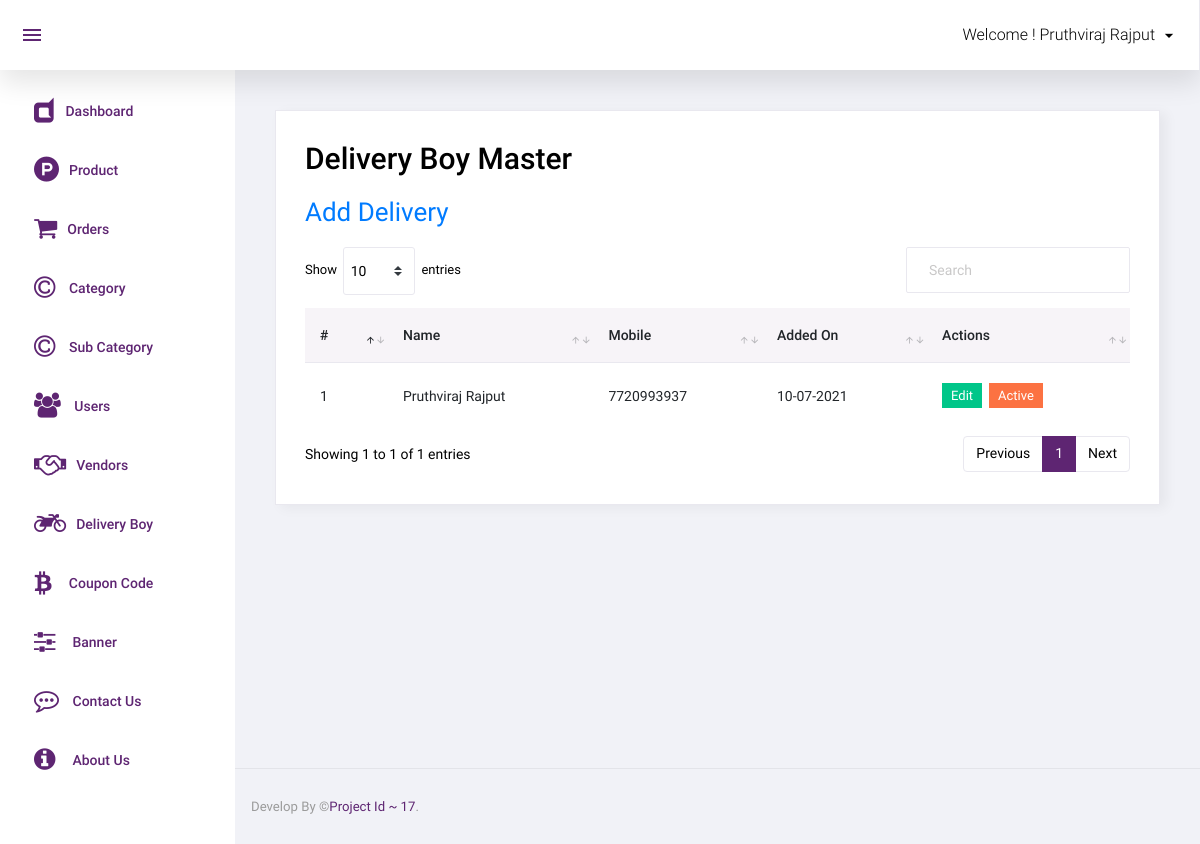
Page /admin/delivery_boy.php (signed in) on the committed database.
### tables this page shows
CREATE TABLE `delivery_boy` (
  `id` int(11) NOT NULL,
  `name` varchar(255) NOT NULL,
  `mobile` varchar(15) NOT NULL,
  `password` varchar(15) NOT NULL,
  `status` tinyint(4) NOT NULL,
  `added_on` timestamp NOT NULL DEFAULT current_timestamp() ON UPDATE current_timestamp()
);

### admin/delivery_boy.php (the view, shortened to what this page needs)
<?php
include('top.php');
$sql="select * from delivery_boy order by id desc";
$res=mysqli_query($con,$sql);
?>
  <div class="card">
            <div class="card-body">
              <h1 class="grid_title">Delivery Boy Master</h1>
			  <a href="manage_delivery_boy" class="add_link">Add Delivery</a>
			  <div class="row grid_box">
                <div class="col-12">
                  <div class="table-responsive">
                    <table id="order-listing" class="table">
                      <thead>
                        <tr>
                            <th>#</th>
                            <th>Name</th>
                            <th>Mobile</th>
							<th>Added On</th>
                            <th>Actions</th>
                        </tr>
                      </thead>
                      <tbody>
                        <?php if(mysqli_num_rows($res)>0){
						$i=1;
						while($row=mysqli_fetch_assoc($res)){
						?>
						<tr>
                            <td><?php echo $i?></td>
                            <td><?php echo $row['name']?></td>
							<td><?php echo $row['mobile']?></td>
							<td>
							<?php
							$dateStr=strtotime($row['added_on']);
							echo date('d-m-Y',$dateStr);
							?>
							</td>
							<td>
								<a href="manage_delivery_boy?id=<?php echo $row['id']?>"><label class="badge badge-success hand_cursor">Edit</label></a>&nbsp;
								<?php
								if($row['status']==1){
								?>
								<a href="?id=<?php echo $row['id']?>&type=deactive"><label class="badge badge-danger hand_cursor">Active</label></a>
								<?php
								}else{
								?>
								<a href="?id=<?php echo $row['id']?>&type=active"><label class="badge badge-info hand_cursor">Deactive</label></a>
								<?php
								}
								?>
							</td>
                        </tr>
                        <?php
						$i++;
						} } else { ?>
						<tr>
							<td colspan="5">No data found</td>
						</tr>
						<?php } ?>
                      </tbody>
                    </table>
                  </div>
				</div>
              </div>
            </div>
          </div>
<?php include('footer.php');?>

### rows in the picture
delivery_boy: name "Pruthviraj Rajput", mobile "7720993937", added_on "10-07-2021"

### other values in the picture
$_SESSION['ADMIN_NAME'] "Pruthviraj Rajput"
